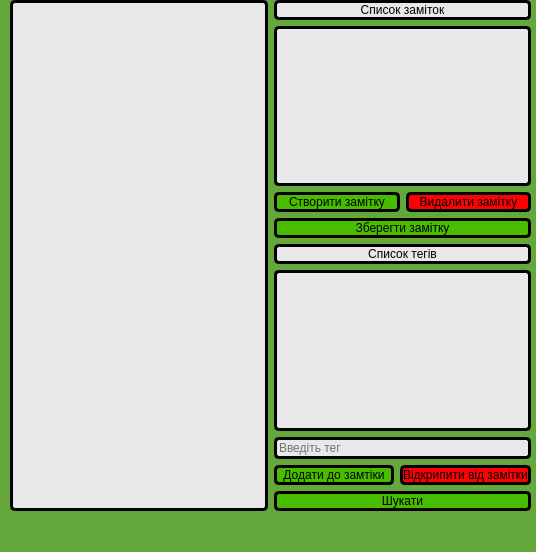
<?xml version="1.0" encoding="UTF-8"?>
<ui version="4.0">
 <class>Main</class>
 <widget class="QMainWindow" name="Main">
  <property name="geometry">
   <rect>
    <x>0</x>
    <y>0</y>
    <width>536</width>
    <height>552</height>
   </rect>
  </property>
  <property name="windowTitle">
   <string>Розумні замітки</string>
  </property>
  <property name="styleSheet">
   <string notr="true">background-color:rgb(100, 167, 58)</string>
  </property>
  <widget class="QWidget" name="centralwidget">
   <widget class="QWidget" name="horizontalLayoutWidget_3">
    <property name="geometry">
     <rect>
      <x>10</x>
      <y>0</y>
      <width>521</width>
      <height>511</height>
     </rect>
    </property>
    <layout class="QHBoxLayout" name="horizontalLayout_4">
     <item>
      <widget class="QTextEdit" name="text_area_edit">
       <property name="styleSheet">
        <string notr="true">background-color:rgb(232, 232, 232); border: 3px solid black;border-radius:5px</string>
       </property>
      </widget>
     </item>
     <item>
      <layout class="QVBoxLayout" name="verticalLayout">
       <item>
        <widget class="QLabel" name="label_zametki">
         <property name="styleSheet">
          <string notr="true"> border: 3px solid black;border-radius:5px;background-color:rgb(232, 232, 232)</string>
         </property>
         <property name="text">
          <string>Список заміток</string>
         </property>
         <property name="alignment">
          <set>Qt::AlignCenter</set>
         </property>
        </widget>
       </item>
       <item>
        <widget class="QListWidget" name="list_zamitok">
         <property name="styleSheet">
          <string notr="true">background-color:rgb(232, 232, 232); border: 3px solid black;border-radius:5px</string>
         </property>
        </widget>
       </item>
       <item>
        <layout class="QHBoxLayout" name="horizontalLayout">
         <item>
          <widget class="QPushButton" name="btn_create_zam">
           <property name="styleSheet">
            <string notr="true">border: 3px solid black;border-radius:5px;background-color:rgb(72, 189, 0);</string>
           </property>
           <property name="text">
            <string>Створити замітку</string>
           </property>
          </widget>
         </item>
         <item>
          <widget class="QPushButton" name="btn_delete_zam">
           <property name="styleSheet">
            <string notr="true"> border: 3px solid black;border-radius:5px;background-color:rgb(255, 0, 4); </string>
           </property>
           <property name="text">
            <string>Видалити замітку</string>
           </property>
          </widget>
         </item>
        </layout>
       </item>
       <item>
        <widget class="QPushButton" name="btn_save_zam">
         <property name="styleSheet">
          <string notr="true">background-color:rgb(72, 189, 0); border: 3px solid black;border-radius:5px;</string>
         </property>
         <property name="text">
          <string>Зберегти замітку</string>
         </property>
        </widget>
       </item>
       <item>
        <widget class="QLabel" name="label_tegs">
         <property name="styleSheet">
          <string notr="true"> border: 3px solid black;border-radius:5px;background-color:rgb(232, 232, 232)</string>
         </property>
         <property name="text">
          <string>Список тегів</string>
         </property>
         <property name="alignment">
          <set>Qt::AlignCenter</set>
         </property>
        </widget>
       </item>
       <item>
        <widget class="QListWidget" name="list_tegs">
         <property name="styleSheet">
          <string notr="true">background-color:rgb(232, 232, 232); border: 3px solid black;border-radius:5px</string>
         </property>
        </widget>
       </item>
       <item>
        <widget class="QLineEdit" name="search_line">
         <property name="styleSheet">
          <string notr="true"> border: 3px solid black;border-radius:5px;
background-color:rgb(232, 232, 232)</string>
         </property>
         <property name="inputMask">
          <string/>
         </property>
         <property name="text">
          <string/>
         </property>
         <property name="placeholderText">
          <string>Введіть тег</string>
         </property>
        </widget>
       </item>
       <item>
        <layout class="QHBoxLayout" name="horizontalLayout_3">
         <item>
          <widget class="QPushButton" name="btn_add">
           <property name="styleSheet">
            <string notr="true">background-color:rgb(72, 189, 0); border: 3px solid black;border-radius:5px;</string>
           </property>
           <property name="text">
            <string>Додати до замтіки</string>
           </property>
          </widget>
         </item>
         <item>
          <widget class="QPushButton" name="btn_dontadd">
           <property name="styleSheet">
            <string notr="true">background-color:rgb(255, 0, 4); border: 3px solid black;border-radius:5px;</string>
           </property>
           <property name="text">
            <string>Відкрипити від замітки</string>
           </property>
          </widget>
         </item>
        </layout>
       </item>
       <item>
        <widget class="QPushButton" name="search_btn">
         <property name="styleSheet">
          <string notr="true">background-color:rgb(72, 189, 0); border: 3px solid black;border-radius:5px;</string>
         </property>
         <property name="text">
          <string>Шукати</string>
         </property>
        </widget>
       </item>
      </layout>
     </item>
    </layout>
   </widget>
  </widget>
  <widget class="QMenuBar" name="menubar">
   <property name="geometry">
    <rect>
     <x>0</x>
     <y>0</y>
     <width>536</width>
     <height>21</height>
    </rect>
   </property>
  </widget>
  <widget class="QStatusBar" name="statusbar"/>
 </widget>
 <resources/>
 <connections/>
</ui>
